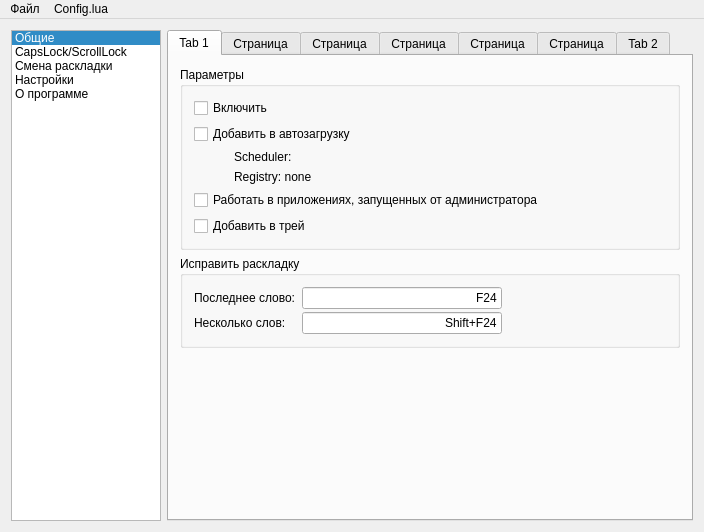
<?xml version="1.0" encoding="UTF-8"?>
<ui version="4.0">
 <class>SimpleSwitcherQtClass</class>
 <widget class="QMainWindow" name="SimpleSwitcherQtClass">
  <property name="geometry">
   <rect>
    <x>0</x>
    <y>0</y>
    <width>672</width>
    <height>532</height>
   </rect>
  </property>
  <property name="windowTitle">
   <string>SimpleSwitcherQt</string>
  </property>
  <widget class="QWidget" name="centralWidget">
   <layout class="QHBoxLayout" name="horizontalLayout">
    <item>
     <widget class="QListWidget" name="listWidget">
      <property name="sizePolicy">
       <sizepolicy hsizetype="Minimum" vsizetype="Expanding">
        <horstretch>0</horstretch>
        <verstretch>0</verstretch>
       </sizepolicy>
      </property>
      <property name="minimumSize">
       <size>
        <width>150</width>
        <height>0</height>
       </size>
      </property>
      <property name="layoutDirection">
       <enum>Qt::LeftToRight</enum>
      </property>
      <property name="styleSheet">
       <string notr="true"/>
      </property>
      <property name="verticalScrollBarPolicy">
       <enum>Qt::ScrollBarAlwaysOff</enum>
      </property>
      <property name="horizontalScrollBarPolicy">
       <enum>Qt::ScrollBarAlwaysOff</enum>
      </property>
      <property name="sizeAdjustPolicy">
       <enum>QAbstractScrollArea::AdjustToContents</enum>
      </property>
      <property name="batchSize">
       <number>100</number>
      </property>
      <property name="currentRow">
       <number>0</number>
      </property>
      <item>
       <property name="text">
        <string>Общие</string>
       </property>
      </item>
      <item>
       <property name="text">
        <string>CapsLock/ScrollLock</string>
       </property>
      </item>
      <item>
       <property name="text">
        <string>Смена раскладки</string>
       </property>
      </item>
      <item>
       <property name="text">
        <string>Настройки</string>
       </property>
      </item>
      <item>
       <property name="text">
        <string>О программе</string>
       </property>
      </item>
     </widget>
    </item>
    <item>
     <widget class="QTabWidget" name="tabWidget">
      <property name="tabPosition">
       <enum>QTabWidget::North</enum>
      </property>
      <property name="tabShape">
       <enum>QTabWidget::Rounded</enum>
      </property>
      <property name="currentIndex">
       <number>0</number>
      </property>
      <property name="documentMode">
       <bool>false</bool>
      </property>
      <property name="tabsClosable">
       <bool>false</bool>
      </property>
      <property name="tabBarAutoHide">
       <bool>false</bool>
      </property>
      <widget class="QWidget" name="tab_common">
       <attribute name="title">
        <string>Tab 1</string>
       </attribute>
       <layout class="QVBoxLayout" name="verticalLayout">
        <item>
         <widget class="QGroupBox" name="groupBox">
          <property name="sizePolicy">
           <sizepolicy hsizetype="Expanding" vsizetype="Fixed">
            <horstretch>0</horstretch>
            <verstretch>0</verstretch>
           </sizepolicy>
          </property>
          <property name="title">
           <string>Параметры</string>
          </property>
          <layout class="QVBoxLayout" name="verticalLayout_2">
           <property name="spacing">
            <number>6</number>
           </property>
           <item>
            <widget class="QCheckBox" name="checkBox_enable">
             <property name="text">
              <string>Включить</string>
             </property>
            </widget>
           </item>
           <item>
            <widget class="QCheckBox" name="checkBox_addtoauto">
             <property name="sizePolicy">
              <sizepolicy hsizetype="Minimum" vsizetype="Fixed">
               <horstretch>0</horstretch>
               <verstretch>0</verstretch>
              </sizepolicy>
             </property>
             <property name="text">
              <string>Добавить в автозагрузку</string>
             </property>
            </widget>
           </item>
           <item>
            <widget class="QWidget" name="widget" native="true">
             <layout class="QVBoxLayout" name="verticalLayout_5">
              <property name="leftMargin">
               <number>40</number>
              </property>
              <property name="topMargin">
               <number>0</number>
              </property>
              <property name="rightMargin">
               <number>0</number>
              </property>
              <property name="bottomMargin">
               <number>0</number>
              </property>
              <item>
               <widget class="QLabel" name="label_3">
                <property name="text">
                 <string>Scheduler:</string>
                </property>
               </widget>
              </item>
              <item>
               <widget class="QLabel" name="label_2">
                <property name="text">
                 <string>Registry: none</string>
                </property>
                <property name="margin">
                 <number>0</number>
                </property>
               </widget>
              </item>
             </layout>
            </widget>
           </item>
           <item>
            <widget class="QCheckBox" name="checkBox_adminsup">
             <property name="sizePolicy">
              <sizepolicy hsizetype="Minimum" vsizetype="Fixed">
               <horstretch>0</horstretch>
               <verstretch>0</verstretch>
              </sizepolicy>
             </property>
             <property name="text">
              <string>Работать в приложениях, запущенных от администратора</string>
             </property>
            </widget>
           </item>
           <item>
            <widget class="QCheckBox" name="checkBox_addtotray">
             <property name="sizePolicy">
              <sizepolicy hsizetype="Minimum" vsizetype="Fixed">
               <horstretch>0</horstretch>
               <verstretch>0</verstretch>
              </sizepolicy>
             </property>
             <property name="text">
              <string>Добавить в трей</string>
             </property>
            </widget>
           </item>
          </layout>
         </widget>
        </item>
        <item>
         <widget class="QGroupBox" name="groupBox_2">
          <property name="sizePolicy">
           <sizepolicy hsizetype="Preferred" vsizetype="Fixed">
            <horstretch>0</horstretch>
            <verstretch>0</verstretch>
           </sizepolicy>
          </property>
          <property name="title">
           <string>Исправить раскладку</string>
          </property>
          <layout class="QFormLayout" name="formLayout">
           <property name="horizontalSpacing">
            <number>6</number>
           </property>
           <property name="verticalSpacing">
            <number>3</number>
           </property>
           <item row="0" column="0">
            <widget class="QLabel" name="label">
             <property name="text">
              <string>Последнее слово:</string>
             </property>
            </widget>
           </item>
           <item row="3" column="0">
            <widget class="QLabel" name="label_4">
             <property name="text">
              <string>Несколько слов:</string>
             </property>
            </widget>
           </item>
           <item row="0" column="1">
            <widget class="QLineHotKey" name="lineEdit_lastword">
             <property name="enabled">
              <bool>true</bool>
             </property>
             <property name="maximumSize">
              <size>
               <width>200</width>
               <height>16777215</height>
              </size>
             </property>
             <property name="layoutDirection">
              <enum>Qt::LeftToRight</enum>
             </property>
             <property name="text">
              <string>F24</string>
             </property>
             <property name="alignment">
              <set>Qt::AlignRight|Qt::AlignTrailing|Qt::AlignVCenter</set>
             </property>
             <property name="readOnly">
              <bool>true</bool>
             </property>
            </widget>
           </item>
           <item row="3" column="1">
            <widget class="QLineHotKey" name="lineEdit_severalwords">
             <property name="maximumSize">
              <size>
               <width>200</width>
               <height>16777215</height>
              </size>
             </property>
             <property name="text">
              <string>Shift+F24</string>
             </property>
             <property name="alignment">
              <set>Qt::AlignRight|Qt::AlignTrailing|Qt::AlignVCenter</set>
             </property>
             <property name="readOnly">
              <bool>true</bool>
             </property>
            </widget>
           </item>
          </layout>
         </widget>
        </item>
        <item>
         <spacer name="verticalSpacer">
          <property name="orientation">
           <enum>Qt::Vertical</enum>
          </property>
          <property name="sizeHint" stdset="0">
           <size>
            <width>20</width>
            <height>40</height>
           </size>
          </property>
         </spacer>
        </item>
       </layout>
      </widget>
      <widget class="QWidget" name="tab_caps">
       <attribute name="title">
        <string>Страница</string>
       </attribute>
       <layout class="QVBoxLayout" name="verticalLayout_3">
        <item>
         <widget class="QGroupBox" name="groupBox_3">
          <property name="sizePolicy">
           <sizepolicy hsizetype="Preferred" vsizetype="Fixed">
            <horstretch>0</horstretch>
            <verstretch>0</verstretch>
           </sizepolicy>
          </property>
          <property name="title">
           <string>Переопределение CapsLock</string>
          </property>
          <layout class="QGridLayout" name="gridLayout" columnstretch="0,0,0">
           <property name="sizeConstraint">
            <enum>QLayout::SetDefaultConstraint</enum>
           </property>
           <property name="leftMargin">
            <number>9</number>
           </property>
           <property name="rightMargin">
            <number>9</number>
           </property>
           <property name="horizontalSpacing">
            <number>6</number>
           </property>
           <item row="0" column="0">
            <widget class="QLabel" name="label_5">
             <property name="text">
              <string>CapsLock = F24</string>
             </property>
            </widget>
           </item>
           <item row="2" column="0">
            <widget class="QLabel" name="label_6">
             <property name="sizePolicy">
              <sizepolicy hsizetype="Fixed" vsizetype="Preferred">
               <horstretch>0</horstretch>
               <verstretch>0</verstretch>
              </sizepolicy>
             </property>
             <property name="text">
              <string>Генерировать нажатие CapsLock:</string>
             </property>
            </widget>
           </item>
           <item row="2" column="2">
            <spacer name="horizontalSpacer">
             <property name="orientation">
              <enum>Qt::Horizontal</enum>
             </property>
             <property name="sizeType">
              <enum>QSizePolicy::Expanding</enum>
             </property>
             <property name="sizeHint" stdset="0">
              <size>
               <width>40</width>
               <height>20</height>
              </size>
             </property>
            </spacer>
           </item>
           <item row="2" column="1">
            <widget class="QLineHotKey" name="lineEdit_lastword_2">
             <property name="enabled">
              <bool>true</bool>
             </property>
             <property name="sizePolicy">
              <sizepolicy hsizetype="Fixed" vsizetype="Fixed">
               <horstretch>0</horstretch>
               <verstretch>0</verstretch>
              </sizepolicy>
             </property>
             <property name="minimumSize">
              <size>
               <width>200</width>
               <height>0</height>
              </size>
             </property>
             <property name="maximumSize">
              <size>
               <width>200</width>
               <height>16777215</height>
              </size>
             </property>
             <property name="layoutDirection">
              <enum>Qt::LeftToRight</enum>
             </property>
             <property name="text">
              <string>F24</string>
             </property>
             <property name="alignment">
              <set>Qt::AlignRight|Qt::AlignTrailing|Qt::AlignVCenter</set>
             </property>
             <property name="readOnly">
              <bool>true</bool>
             </property>
            </widget>
           </item>
           <item row="1" column="0" colspan="3">
            <widget class="QCheckBox" name="checkBox_5">
             <property name="text">
              <string>Переопределить CapsLock как клавишу F24 (действует для всех пользователей)</string>
             </property>
            </widget>
           </item>
          </layout>
         </widget>
        </item>
        <item>
         <widget class="QGroupBox" name="groupBox_4">
          <property name="sizePolicy">
           <sizepolicy hsizetype="Preferred" vsizetype="Fixed">
            <horstretch>0</horstretch>
            <verstretch>0</verstretch>
           </sizepolicy>
          </property>
          <property name="title">
           <string>Переопределение ScrollLock</string>
          </property>
          <layout class="QGridLayout" name="gridLayout_2" columnstretch="0,0,0">
           <property name="sizeConstraint">
            <enum>QLayout::SetDefaultConstraint</enum>
           </property>
           <property name="leftMargin">
            <number>9</number>
           </property>
           <property name="rightMargin">
            <number>9</number>
           </property>
           <property name="horizontalSpacing">
            <number>6</number>
           </property>
           <item row="0" column="0">
            <widget class="QLabel" name="label_7">
             <property name="text">
              <string>ScrollLock = F23</string>
             </property>
            </widget>
           </item>
           <item row="2" column="0">
            <widget class="QLabel" name="label_8">
             <property name="sizePolicy">
              <sizepolicy hsizetype="Fixed" vsizetype="Preferred">
               <horstretch>0</horstretch>
               <verstretch>0</verstretch>
              </sizepolicy>
             </property>
             <property name="text">
              <string>Генерировать нажатие CapsLock:</string>
             </property>
            </widget>
           </item>
           <item row="2" column="2">
            <spacer name="horizontalSpacer_2">
             <property name="orientation">
              <enum>Qt::Horizontal</enum>
             </property>
             <property name="sizeType">
              <enum>QSizePolicy::Expanding</enum>
             </property>
             <property name="sizeHint" stdset="0">
              <size>
               <width>40</width>
               <height>20</height>
              </size>
             </property>
            </spacer>
           </item>
           <item row="2" column="1">
            <widget class="QLineHotKey" name="lineEdit_lastword_3">
             <property name="enabled">
              <bool>true</bool>
             </property>
             <property name="sizePolicy">
              <sizepolicy hsizetype="Fixed" vsizetype="Fixed">
               <horstretch>0</horstretch>
               <verstretch>0</verstretch>
              </sizepolicy>
             </property>
             <property name="minimumSize">
              <size>
               <width>200</width>
               <height>0</height>
              </size>
             </property>
             <property name="maximumSize">
              <size>
               <width>200</width>
               <height>16777215</height>
              </size>
             </property>
             <property name="layoutDirection">
              <enum>Qt::LeftToRight</enum>
             </property>
             <property name="text">
              <string>F24</string>
             </property>
             <property name="alignment">
              <set>Qt::AlignRight|Qt::AlignTrailing|Qt::AlignVCenter</set>
             </property>
             <property name="readOnly">
              <bool>true</bool>
             </property>
            </widget>
           </item>
           <item row="1" column="0" colspan="3">
            <widget class="QCheckBox" name="checkBox_6">
             <property name="text">
              <string>Переопределить CapsLock как клавишу F24 (действует для всех пользователей)</string>
             </property>
            </widget>
           </item>
          </layout>
         </widget>
        </item>
        <item>
         <spacer name="verticalSpacer_2">
          <property name="orientation">
           <enum>Qt::Vertical</enum>
          </property>
          <property name="sizeHint" stdset="0">
           <size>
            <width>20</width>
            <height>40</height>
           </size>
          </property>
         </spacer>
        </item>
       </layout>
      </widget>
      <widget class="QWidget" name="tab_words">
       <attribute name="title">
        <string>Страница</string>
       </attribute>
      </widget>
      <widget class="QWidget" name="tab_layout">
       <attribute name="title">
        <string>Страница</string>
       </attribute>
      </widget>
      <widget class="QWidget" name="tab_clip">
       <attribute name="title">
        <string>Страница</string>
       </attribute>
      </widget>
      <widget class="QWidget" name="tab_settings">
       <attribute name="title">
        <string>Страница</string>
       </attribute>
      </widget>
      <widget class="QWidget" name="tab_about">
       <attribute name="title">
        <string>Tab 2</string>
       </attribute>
       <widget class="QPushButton" name="pushButton_5">
        <property name="geometry">
         <rect>
          <x>90</x>
          <y>70</y>
          <width>75</width>
          <height>23</height>
         </rect>
        </property>
        <property name="text">
         <string>PushButton</string>
        </property>
       </widget>
      </widget>
     </widget>
    </item>
   </layout>
  </widget>
  <widget class="QMenuBar" name="menuBar">
   <property name="geometry">
    <rect>
     <x>0</x>
     <y>0</y>
     <width>672</width>
     <height>21</height>
    </rect>
   </property>
   <widget class="QMenu" name="menu">
    <property name="title">
     <string>Файл</string>
    </property>
    <addaction name="action"/>
   </widget>
   <widget class="QMenu" name="menuConfig_lua">
    <property name="title">
     <string>Config.lua</string>
    </property>
   </widget>
   <addaction name="menu"/>
   <addaction name="menuConfig_lua"/>
  </widget>
  <action name="action">
   <property name="text">
    <string>Выход</string>
   </property>
  </action>
 </widget>
 <layoutdefault spacing="6" margin="11"/>
 <customwidgets>
  <customwidget>
   <class>QLineHotKey</class>
   <extends>QLineEdit</extends>
   <header>qlinehotkey.h</header>
  </customwidget>
 </customwidgets>
 <resources>
  <include location="SimpleSwitcherQt.qrc"/>
 </resources>
 <connections/>
</ui>
